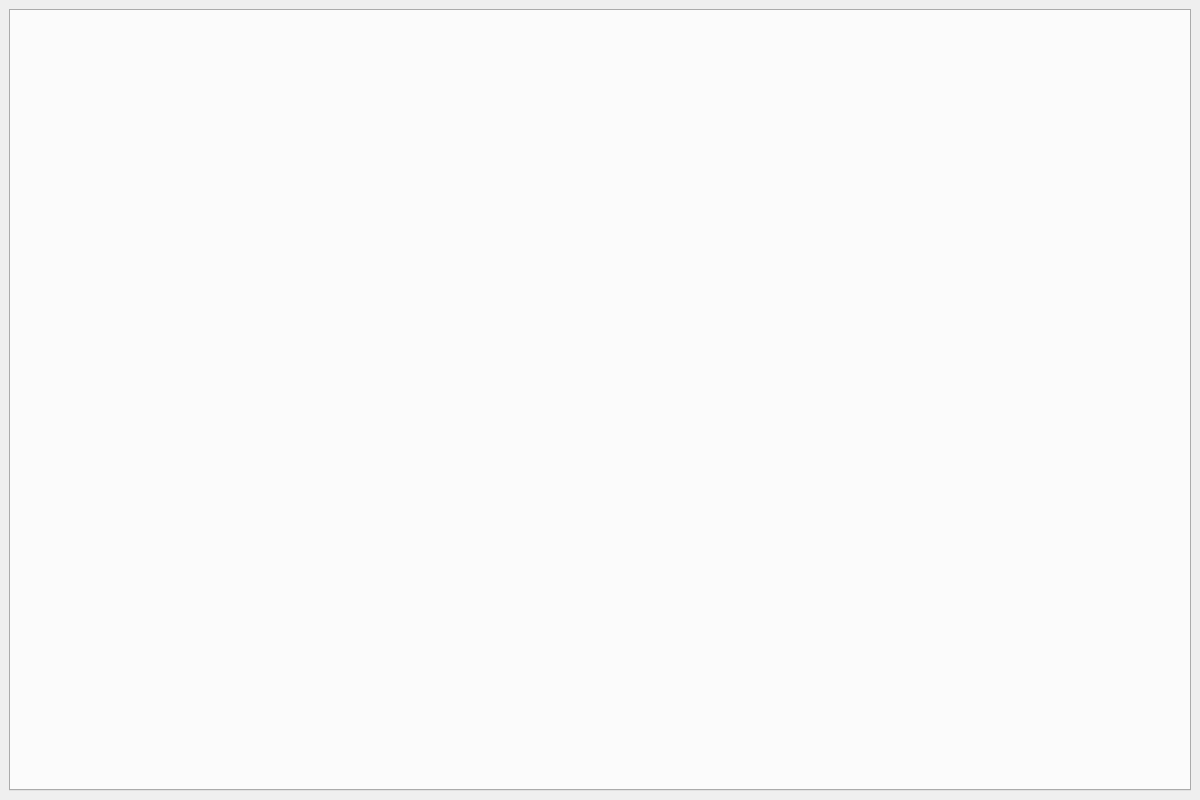
<?xml version="1.0" encoding="UTF-8"?>
<ui version="4.0">
 <class>TabManager</class>
 <widget class="QMainWindow" name="TabManager">
  <property name="geometry">
   <rect>
    <x>0</x>
    <y>0</y>
    <width>1200</width>
    <height>800</height>
   </rect>
  </property>
  <property name="minimumSize">
   <size>
    <width>1200</width>
    <height>800</height>
   </size>
  </property>
  <property name="windowTitle">
   <string>Multi-Module Manager</string>
  </property>
  <widget class="QWidget" name="centralwidget">
   <layout class="QVBoxLayout" name="verticalLayout">
    <item>
     <widget class="QTabWidget" name="tab_widget"/>
    </item>
   </layout>
  </widget>
 </widget>
 <resources/>
 <connections/>
</ui>
